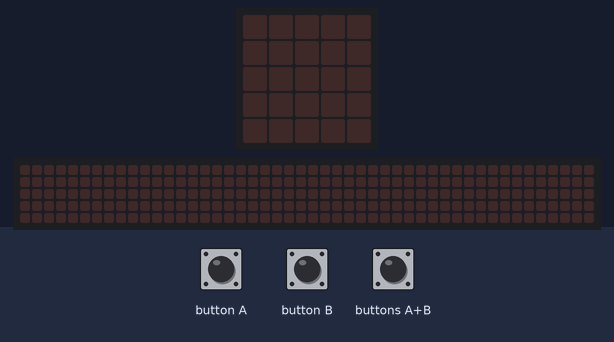
Bench run of a program on a simulated BBC micro:bit (MakeCode). Parts: the board's 5×5 LED display, a strip that is not on the board, showing the scrolling text unrolled. The test bench sets the inputs (shaded band). The 48×5 strip is a reading aid, not a part: it shows the text the display is scrolling, unrolled, one strip-width of it at a time.

Above: at 1.2 s.
1.3 s: button B pressed for 0.15 s
At 3.92 s:
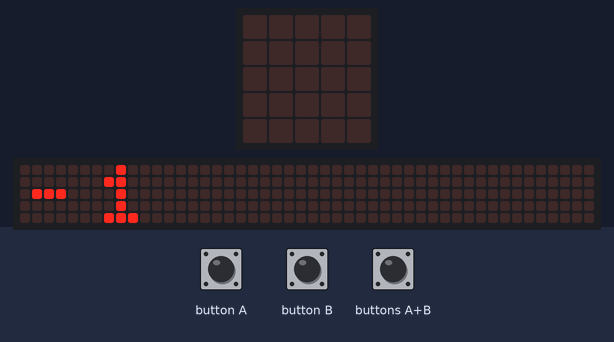
4.3 s: button A pressed for 0.15 s
At 5.4 s:
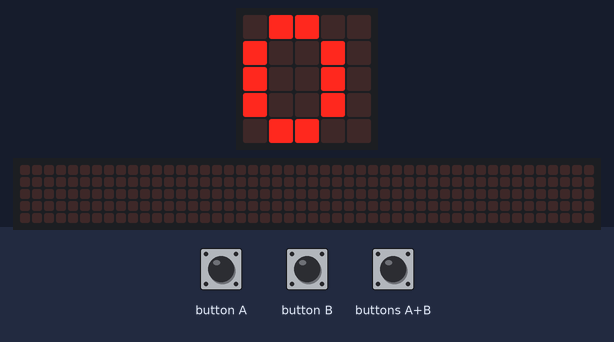
5.9 s: button A pressed for 0.15 s
At 6.6 s:
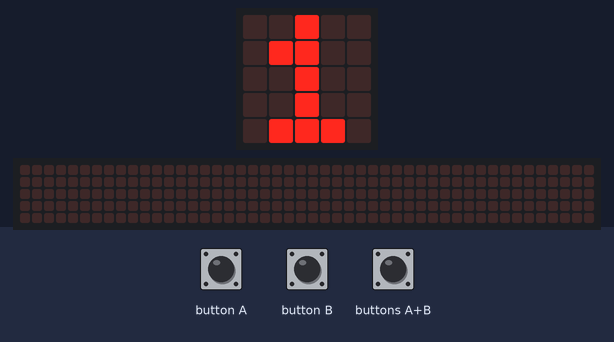
Timing chart, 0 to 8.9 s (numbered marks = the images above; inputs shaded):
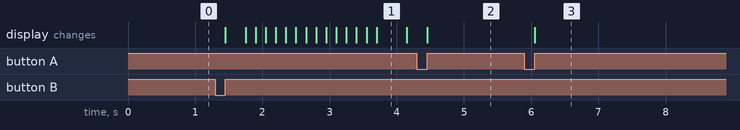

Measured:
- after the input at 1.3 s, the display: changes after 0.15 s (image 1)
- after the input at 4.3 s, the display: changes after 0.15 s (image 2)
- after the input at 5.9 s, the display: changes after 0.15 s (image 3)
- what the display in image 1 shows lasts 0.5 s, from 3.7 s to 4.2 s

The program:

main.ts
```typescript
input.onButtonPressed(Button.A, function () {
    A += 1
    basic.showNumber(A)
})
input.onButtonPressed(Button.AB, function () {
    A = 0
    basic.showNumber(A)
})
input.onButtonPressed(Button.B, function () {
    A += -1
    basic.showNumber(A)
})
let A = 0
A = 0
basic.forever(function () {
    if (A >= 10) {
        A = 0
        basic.showNumber(A)
    }
})
```

test.ts
```typescript
// здесь помещаются тесты; они не будут скомпилированы, пока пакет используется в качестве расширения.
```
